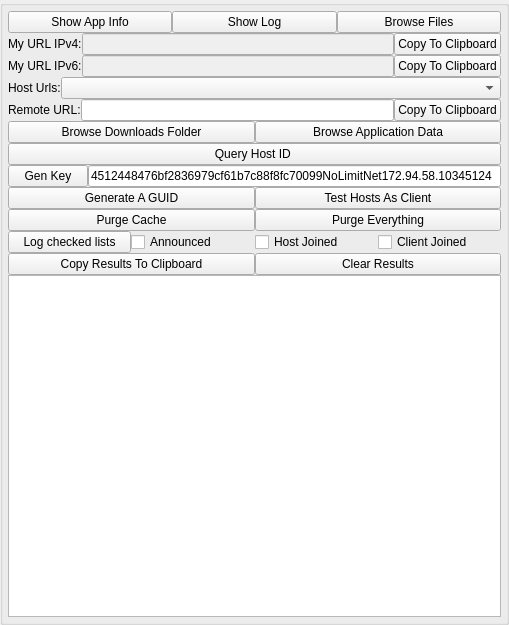
<?xml version="1.0" encoding="UTF-8"?>
<ui version="4.0">
 <class>AppletTestAndDebugUi</class>
 <widget class="QWidget" name="AppletTestAndDebugUi">
  <property name="geometry">
   <rect>
    <x>0</x>
    <y>0</y>
    <width>509</width>
    <height>625</height>
   </rect>
  </property>
  <property name="sizePolicy">
   <sizepolicy hsizetype="Expanding" vsizetype="Expanding">
    <horstretch>0</horstretch>
    <verstretch>0</verstretch>
   </sizepolicy>
  </property>
  <property name="minimumSize">
   <size>
    <width>0</width>
    <height>0</height>
   </size>
  </property>
  <property name="maximumSize">
   <size>
    <width>16777215</width>
    <height>16777215</height>
   </size>
  </property>
  <property name="windowTitle">
   <string>Test And Debug</string>
  </property>
  <layout class="QVBoxLayout" name="verticalLayout">
   <property name="spacing">
    <number>0</number>
   </property>
   <property name="leftMargin">
    <number>0</number>
   </property>
   <property name="topMargin">
    <number>0</number>
   </property>
   <property name="rightMargin">
    <number>0</number>
   </property>
   <property name="bottomMargin">
    <number>0</number>
   </property>
   <item>
    <widget class="QGroupBox" name="StyledDlgItemsBox">
     <property name="sizePolicy">
      <sizepolicy hsizetype="Expanding" vsizetype="Expanding">
       <horstretch>0</horstretch>
       <verstretch>0</verstretch>
      </sizepolicy>
     </property>
     <property name="minimumSize">
      <size>
       <width>0</width>
       <height>0</height>
      </size>
     </property>
     <property name="title">
      <string/>
     </property>
     <layout class="QVBoxLayout" name="verticalLayout_2">
      <property name="spacing">
       <number>0</number>
      </property>
      <property name="leftMargin">
       <number>5</number>
      </property>
      <property name="topMargin">
       <number>5</number>
      </property>
      <property name="rightMargin">
       <number>5</number>
      </property>
      <property name="bottomMargin">
       <number>5</number>
      </property>
      <item>
       <layout class="QHBoxLayout" name="horizontalLayout">
        <item>
         <widget class="QPushButton" name="m_ShowAppInfoButton">
          <property name="text">
           <string>Show App Info</string>
          </property>
         </widget>
        </item>
        <item>
         <widget class="QPushButton" name="m_ShowLogButton">
          <property name="text">
           <string>Show Log</string>
          </property>
         </widget>
        </item>
        <item>
         <widget class="QPushButton" name="m_BrowseFilesButton">
          <property name="text">
           <string>Browse Files</string>
          </property>
         </widget>
        </item>
       </layout>
      </item>
      <item>
       <layout class="QHBoxLayout" name="horizontalLayout_3">
        <item>
         <widget class="QLabel" name="m_MyUrlLabelIpv4">
          <property name="text">
           <string>My URL IPv4:</string>
          </property>
         </widget>
        </item>
        <item>
         <widget class="QLineEdit" name="m_MyUrlEditIpv4">
          <property name="enabled">
           <bool>false</bool>
          </property>
         </widget>
        </item>
        <item>
         <widget class="QPushButton" name="m_CopyMyUrlButtonIpv4">
          <property name="text">
           <string>Copy To Clipboard</string>
          </property>
         </widget>
        </item>
       </layout>
      </item>
      <item>
       <layout class="QHBoxLayout" name="horizontalLayout_34">
        <item>
         <widget class="QLabel" name="m_MyUrlLabelIpv6">
          <property name="text">
           <string>My URL IPv6:</string>
          </property>
         </widget>
        </item>
        <item>
         <widget class="QLineEdit" name="m_MyUrlEditIpv6">
          <property name="enabled">
           <bool>false</bool>
          </property>
         </widget>
        </item>
        <item>
         <widget class="QPushButton" name="m_CopyMyUrlButtonIpv6">
          <property name="text">
           <string>Copy To Clipboard</string>
          </property>
         </widget>
        </item>
       </layout>
      </item>
      <item>
       <layout class="QHBoxLayout" name="horizontalLayout_10">
        <item>
         <widget class="QLabel" name="m_HostUrlsLabel">
          <property name="text">
           <string>Host Urls:</string>
          </property>
         </widget>
        </item>
        <item>
         <widget class="QComboBox" name="m_TestUrlsComboBox">
          <property name="sizePolicy">
           <sizepolicy hsizetype="Expanding" vsizetype="Fixed">
            <horstretch>0</horstretch>
            <verstretch>0</verstretch>
           </sizepolicy>
          </property>
         </widget>
        </item>
       </layout>
      </item>
      <item>
       <layout class="QHBoxLayout" name="horizontalLayout_2">
        <item>
         <widget class="QLabel" name="m_TestUrlLabel">
          <property name="text">
           <string>Remote URL:</string>
          </property>
         </widget>
        </item>
        <item>
         <widget class="QLineEdit" name="m_TestUrlEdit"/>
        </item>
        <item>
         <widget class="QPushButton" name="m_CopyTestUrlButton">
          <property name="text">
           <string>Copy To Clipboard</string>
          </property>
         </widget>
        </item>
       </layout>
      </item>
      <item>
       <layout class="QHBoxLayout" name="horizontalLayout_11">
        <item>
         <widget class="QPushButton" name="m_BrowseDownloadsButton">
          <property name="text">
           <string>Browse Downloads Folder</string>
          </property>
         </widget>
        </item>
        <item>
         <widget class="QPushButton" name="m_BrowseAppDataButton">
          <property name="text">
           <string>Browse Application Data</string>
          </property>
         </widget>
        </item>
       </layout>
      </item>
      <item>
       <layout class="QHBoxLayout" name="horizontalLayout_4">
        <item>
         <widget class="QPushButton" name="m_QueryHostIdButton">
          <property name="text">
           <string>Query Host ID </string>
          </property>
         </widget>
        </item>
       </layout>
      </item>
      <item>
       <layout class="QHBoxLayout" name="horizontalLayout_8">
        <item>
         <widget class="QPushButton" name="m_GenKeyButton">
          <property name="text">
           <string>Gen Key</string>
          </property>
         </widget>
        </item>
        <item>
         <widget class="QLineEdit" name="m_GenKeyPwdEdit">
          <property name="text">
           <string>4512448476bf2836979cf61b7c88f8fc70099NoLimitNet172.94.58.10345124</string>
          </property>
         </widget>
        </item>
       </layout>
      </item>
      <item>
       <layout class="QHBoxLayout" name="horizontalLayout_5">
        <item>
         <widget class="QPushButton" name="m_GenerateGuidButton">
          <property name="text">
           <string>Generate A GUID</string>
          </property>
         </widget>
        </item>
        <item>
         <widget class="QPushButton" name="m_HostClientTestButton">
          <property name="text">
           <string>Test Hosts As Client</string>
          </property>
         </widget>
        </item>
       </layout>
      </item>
      <item>
       <layout class="QHBoxLayout" name="horizontalLayout_7">
        <item>
         <widget class="QPushButton" name="m_PurgeCacheButton">
          <property name="text">
           <string>Purge Cache</string>
          </property>
         </widget>
        </item>
        <item>
         <widget class="QPushButton" name="m_PurgeEverythingButton">
          <property name="text">
           <string>Purge Everything</string>
          </property>
         </widget>
        </item>
       </layout>
      </item>
      <item>
       <layout class="QHBoxLayout" name="horizontalLayout_6">
        <item>
         <widget class="QPushButton" name="m_ListActionButton">
          <property name="text">
           <string>Log checked lists</string>
          </property>
         </widget>
        </item>
        <item>
         <widget class="QCheckBox" name="m_AnnouncedCheckBox">
          <property name="text">
           <string>Announced</string>
          </property>
         </widget>
        </item>
        <item>
         <widget class="QCheckBox" name="m_HostJoinedCheckBox">
          <property name="text">
           <string>Host Joined</string>
          </property>
         </widget>
        </item>
        <item>
         <widget class="QCheckBox" name="m_ClientJoinedCheckBox">
          <property name="text">
           <string>Client Joined</string>
          </property>
         </widget>
        </item>
       </layout>
      </item>
      <item>
       <layout class="QHBoxLayout" name="horizontalLayout_9">
        <item>
         <widget class="QPushButton" name="m_CopyResultToClipboardButton">
          <property name="text">
           <string>Copy Results To Clipboard</string>
          </property>
         </widget>
        </item>
        <item>
         <widget class="QPushButton" name="m_ClearResultsButton">
          <property name="text">
           <string>Clear Results</string>
          </property>
         </widget>
        </item>
       </layout>
      </item>
      <item>
       <widget class="QPlainTextEdit" name="m_InfoPlainTextEdit"/>
      </item>
     </layout>
    </widget>
   </item>
  </layout>
 </widget>
 <resources/>
 <connections/>
</ui>
